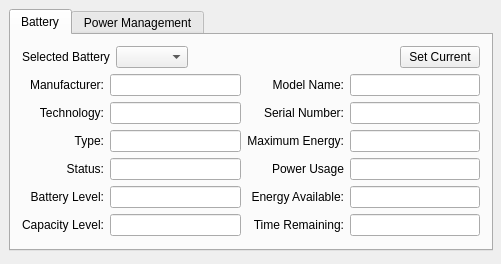
<?xml version="1.0" encoding="UTF-8"?>
<ui version="4.0">
 <class>MainWidget</class>
 <widget class="QWidget" name="MainWidget">
  <property name="geometry">
   <rect>
    <x>0</x>
    <y>0</y>
    <width>501</width>
    <height>264</height>
   </rect>
  </property>
  <property name="windowTitle">
   <string>QBattMon</string>
  </property>
  <widget class="QTabWidget" name="tabWidget">
   <property name="geometry">
    <rect>
     <x>9</x>
     <y>9</y>
     <width>484</width>
     <height>242</height>
    </rect>
   </property>
   <property name="currentIndex">
    <number>0</number>
   </property>
   <widget class="QWidget" name="tab">
    <attribute name="title">
     <string>Battery</string>
    </attribute>
    <layout class="QGridLayout" name="gridLayout_3">
     <item row="0" column="0">
      <layout class="QHBoxLayout" name="horizontalLayout">
       <item>
        <widget class="QLabel" name="label">
         <property name="maximumSize">
          <size>
           <width>88</width>
           <height>16777215</height>
          </size>
         </property>
         <property name="text">
          <string>Selected Battery</string>
         </property>
        </widget>
       </item>
       <item>
        <widget class="QComboBox" name="comboBox">
         <property name="maximumSize">
          <size>
           <width>72</width>
           <height>16777215</height>
          </size>
         </property>
        </widget>
       </item>
       <item>
        <spacer name="horizontalSpacer">
         <property name="orientation">
          <enum>Qt::Horizontal</enum>
         </property>
         <property name="sizeHint" stdset="0">
          <size>
           <width>202</width>
           <height>20</height>
          </size>
         </property>
        </spacer>
       </item>
       <item>
        <widget class="QPushButton" name="pushButton">
         <property name="maximumSize">
          <size>
           <width>80</width>
           <height>22</height>
          </size>
         </property>
         <property name="text">
          <string>Set Current</string>
         </property>
        </widget>
       </item>
      </layout>
     </item>
     <item row="1" column="0">
      <layout class="QGridLayout" name="gridLayout_2">
       <item row="0" column="0">
        <widget class="QLabel" name="label_2">
         <property name="text">
          <string>Manufacturer:</string>
         </property>
         <property name="alignment">
          <set>Qt::AlignRight|Qt::AlignTrailing|Qt::AlignVCenter</set>
         </property>
        </widget>
       </item>
       <item row="0" column="1">
        <widget class="QLineEdit" name="manufacturer">
         <property name="alignment">
          <set>Qt::AlignLeading|Qt::AlignLeft|Qt::AlignVCenter</set>
         </property>
         <property name="readOnly">
          <bool>true</bool>
         </property>
        </widget>
       </item>
       <item row="0" column="2">
        <widget class="QLabel" name="label_11">
         <property name="text">
          <string>Model Name:</string>
         </property>
         <property name="alignment">
          <set>Qt::AlignRight|Qt::AlignTrailing|Qt::AlignVCenter</set>
         </property>
        </widget>
       </item>
       <item row="0" column="3">
        <widget class="QLineEdit" name="model_name">
         <property name="alignment">
          <set>Qt::AlignLeading|Qt::AlignLeft|Qt::AlignVCenter</set>
         </property>
         <property name="readOnly">
          <bool>true</bool>
         </property>
        </widget>
       </item>
       <item row="1" column="0">
        <widget class="QLabel" name="label_3">
         <property name="text">
          <string>Technology:</string>
         </property>
         <property name="alignment">
          <set>Qt::AlignRight|Qt::AlignTrailing|Qt::AlignVCenter</set>
         </property>
        </widget>
       </item>
       <item row="1" column="1">
        <widget class="QLineEdit" name="technology">
         <property name="readOnly">
          <bool>true</bool>
         </property>
        </widget>
       </item>
       <item row="1" column="2">
        <widget class="QLabel" name="label_12">
         <property name="text">
          <string>Serial Number:</string>
         </property>
         <property name="alignment">
          <set>Qt::AlignRight|Qt::AlignTrailing|Qt::AlignVCenter</set>
         </property>
        </widget>
       </item>
       <item row="1" column="3">
        <widget class="QLineEdit" name="serial_number">
         <property name="readOnly">
          <bool>true</bool>
         </property>
        </widget>
       </item>
       <item row="2" column="0">
        <widget class="QLabel" name="label_4">
         <property name="text">
          <string>Type:</string>
         </property>
         <property name="alignment">
          <set>Qt::AlignRight|Qt::AlignTrailing|Qt::AlignVCenter</set>
         </property>
        </widget>
       </item>
       <item row="2" column="1">
        <widget class="QLineEdit" name="type">
         <property name="readOnly">
          <bool>true</bool>
         </property>
        </widget>
       </item>
       <item row="2" column="2">
        <widget class="QLabel" name="label_6">
         <property name="text">
          <string>Maximum Energy:</string>
         </property>
         <property name="alignment">
          <set>Qt::AlignRight|Qt::AlignTrailing|Qt::AlignVCenter</set>
         </property>
        </widget>
       </item>
       <item row="3" column="1">
        <widget class="QLineEdit" name="status">
         <property name="readOnly">
          <bool>true</bool>
         </property>
        </widget>
       </item>
       <item row="2" column="3">
        <widget class="QLineEdit" name="energy_full">
         <property name="readOnly">
          <bool>true</bool>
         </property>
        </widget>
       </item>
       <item row="3" column="0">
        <widget class="QLabel" name="label_5">
         <property name="text">
          <string>Status:</string>
         </property>
         <property name="alignment">
          <set>Qt::AlignRight|Qt::AlignTrailing|Qt::AlignVCenter</set>
         </property>
        </widget>
       </item>
       <item row="3" column="3">
        <widget class="QLineEdit" name="power_now">
         <property name="readOnly">
          <bool>true</bool>
         </property>
        </widget>
       </item>
       <item row="3" column="2">
        <widget class="QLabel" name="label_9">
         <property name="text">
          <string>Power Usage</string>
         </property>
         <property name="alignment">
          <set>Qt::AlignRight|Qt::AlignTrailing|Qt::AlignVCenter</set>
         </property>
        </widget>
       </item>
       <item row="4" column="1">
        <widget class="QLineEdit" name="capacity">
         <property name="readOnly">
          <bool>true</bool>
         </property>
        </widget>
       </item>
       <item row="4" column="0">
        <widget class="QLabel" name="label_8">
         <property name="text">
          <string>Battery Level:</string>
         </property>
         <property name="alignment">
          <set>Qt::AlignRight|Qt::AlignTrailing|Qt::AlignVCenter</set>
         </property>
        </widget>
       </item>
       <item row="4" column="3">
        <widget class="QLineEdit" name="energy_now">
         <property name="readOnly">
          <bool>true</bool>
         </property>
        </widget>
       </item>
       <item row="4" column="2">
        <widget class="QLabel" name="label_10">
         <property name="text">
          <string>Energy Available:</string>
         </property>
         <property name="alignment">
          <set>Qt::AlignRight|Qt::AlignTrailing|Qt::AlignVCenter</set>
         </property>
        </widget>
       </item>
       <item row="5" column="1">
        <widget class="QLineEdit" name="capacity_level">
         <property name="readOnly">
          <bool>true</bool>
         </property>
        </widget>
       </item>
       <item row="5" column="0">
        <widget class="QLabel" name="label_7">
         <property name="text">
          <string>Capacity Level:</string>
         </property>
         <property name="alignment">
          <set>Qt::AlignRight|Qt::AlignTrailing|Qt::AlignVCenter</set>
         </property>
        </widget>
       </item>
       <item row="5" column="3">
        <widget class="QLineEdit" name="time_remaining">
         <property name="readOnly">
          <bool>true</bool>
         </property>
        </widget>
       </item>
       <item row="5" column="2">
        <widget class="QLabel" name="label_13">
         <property name="text">
          <string>Time Remaining:</string>
         </property>
         <property name="alignment">
          <set>Qt::AlignRight|Qt::AlignTrailing|Qt::AlignVCenter</set>
         </property>
        </widget>
       </item>
      </layout>
     </item>
    </layout>
   </widget>
   <widget class="QWidget" name="tab_2">
    <attribute name="title">
     <string>Power Management</string>
    </attribute>
    <layout class="QGridLayout" name="gridLayout_4">
     <item row="0" column="0">
      <layout class="QGridLayout" name="gridLayout">
       <item row="1" column="2">
        <widget class="QLabel" name="brightnessPercent">
         <property name="text">
          <string>10%</string>
         </property>
        </widget>
       </item>
       <item row="1" column="0">
        <widget class="QLabel" name="label_14">
         <property name="text">
          <string>Brightness</string>
         </property>
        </widget>
       </item>
       <item row="1" column="1">
        <widget class="BrightnessSlider" name="horizontalSlider">
         <property name="orientation">
          <enum>Qt::Horizontal</enum>
         </property>
         <property name="tickPosition">
          <enum>QSlider::TicksBothSides</enum>
         </property>
         <property name="tickInterval">
          <number>5</number>
         </property>
        </widget>
       </item>
       <item row="0" column="0">
        <spacer name="verticalSpacer">
         <property name="orientation">
          <enum>Qt::Vertical</enum>
         </property>
         <property name="sizeHint" stdset="0">
          <size>
           <width>20</width>
           <height>40</height>
          </size>
         </property>
        </spacer>
       </item>
      </layout>
     </item>
    </layout>
   </widget>
  </widget>
 </widget>
 <layoutdefault spacing="6" margin="11"/>
 <customwidgets>
  <customwidget>
   <class>BrightnessSlider</class>
   <extends>QSlider</extends>
   <header>brightnessslider.h</header>
   <slots>
    <signal>brightnessStringChanged(QString)</signal>
    <slot>setPosition(QString)</slot>
    <slot>onChangeBrightness(double)</slot>
   </slots>
  </customwidget>
 </customwidgets>
 <resources/>
 <connections>
  <connection>
   <sender>horizontalSlider</sender>
   <signal>brightnessStringChanged(QString)</signal>
   <receiver>brightnessPercent</receiver>
   <slot>setText(QString)</slot>
   <hints>
    <hint type="sourcelabel">
     <x>231</x>
     <y>238</y>
    </hint>
    <hint type="destinationlabel">
     <x>480</x>
     <y>238</y>
    </hint>
   </hints>
  </connection>
  <connection>
   <sender>MainWidget</sender>
   <signal>changeBrightness(double)</signal>
   <receiver>horizontalSlider</receiver>
   <slot>onChangeBrightness(double)</slot>
   <hints>
    <hint type="sourcelabel">
     <x>451</x>
     <y>2</y>
    </hint>
    <hint type="destinationlabel">
     <x>323</x>
     <y>220</y>
    </hint>
   </hints>
  </connection>
 </connections>
 <slots>
  <signal>changeBrightness(double)</signal>
  <slot>selectBattery()</slot>
 </slots>
</ui>
